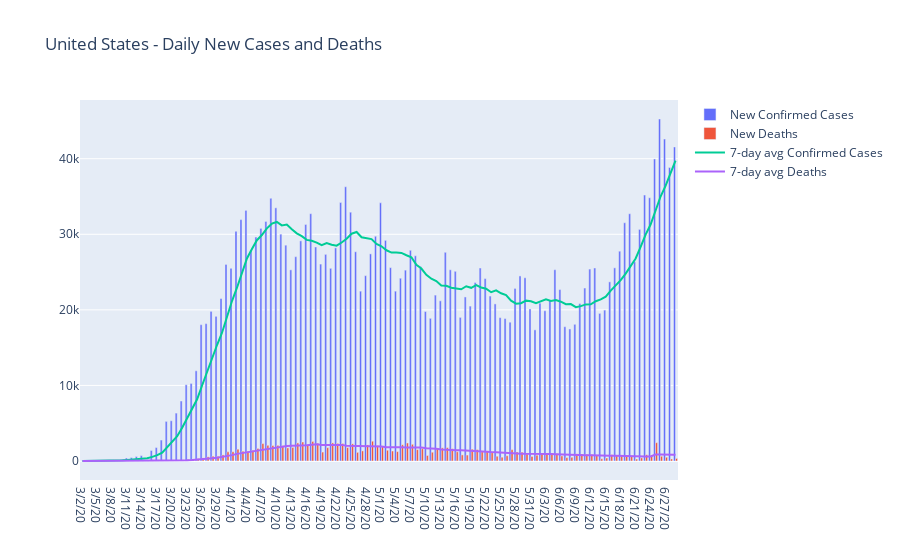

The code cell stored with this chart in its notebook:
### Code cell
dfUSConfirmedDailyNew = dfUSConfirmed.diff(axis=1)
dfUSDeathsDailyNew = dfUSDeaths.diff(axis=1)

dfUSConfirmed7dayMA = dfUSConfirmedDailyNew.rolling(window=7, axis=1).mean()
dfUSDeaths7dayMA = dfUSDeathsDailyNew.rolling(window=7, axis=1).mean()

trace1 = go.Bar(
    x = dfUSConfirmedDailyNew.columns[-DEFAULT_DAYS:],
    y = dfUSConfirmedDailyNew.iloc[0][-DEFAULT_DAYS:], name = 'New Confirmed Cases')

trace2 = go.Bar(
    x = dfUSDeathsDailyNew.columns[-DEFAULT_DAYS:],
    y = dfUSDeathsDailyNew.iloc[0][-DEFAULT_DAYS:], name = 'New Deaths')

trace3 = go.Scatter(
    x = dfUSConfirmed7dayMA.columns[-DEFAULT_DAYS:],
    y = dfUSConfirmed7dayMA.iloc[0][-DEFAULT_DAYS:], name = '7-day avg Confirmed Cases')

trace4 = go.Scatter(
    x = dfUSDeaths7dayMA.columns[-DEFAULT_DAYS:],
    y = dfUSDeaths7dayMA.iloc[0][-DEFAULT_DAYS:], name = '7-day avg Deaths')

data = [trace1, trace2, trace3, trace4]
layout = dict(title = 'United States - Daily New Cases and Deaths')

py.iplot(dict(data=data, layout=layout))
dfUSDisplay = pd.concat([dfUSConfirmedDailyNew, dfUSDeathsDailyNew])
dfUSDisplay[dfUSDisplay.columns[-MONTH_DAYS:]].style.format(IntegerFormatter)
